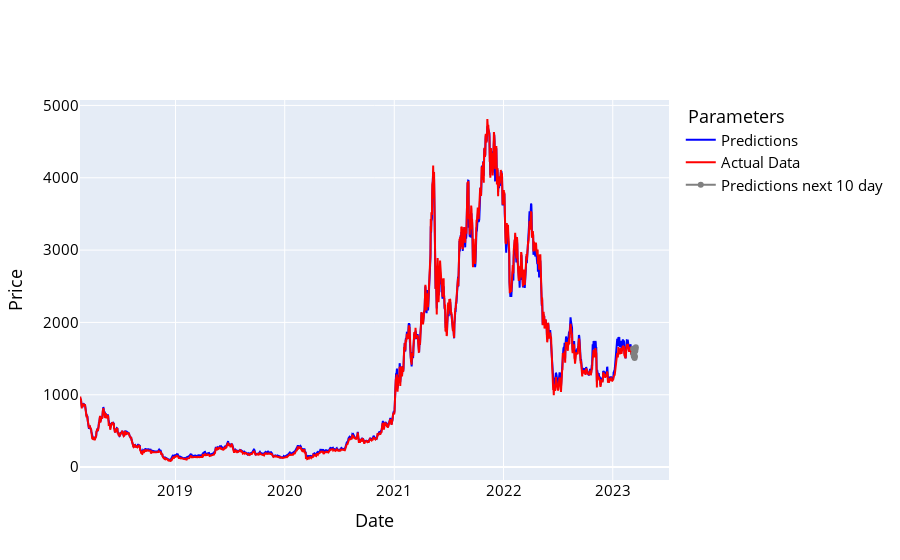

The notebook cell this image was saved under:
### Code cell
names = cycle(['Predictions', 'Test Data'])

fig = go.Figure()
fig.add_trace(go.Scatter(x=y_future_all.index, y=pred_future_all_df['Adj Close'], name='Predictions',
                         line=dict(width=2, color='blue')))
fig.add_trace(go.Scatter(x=y_future_all.index, y=y_future_all['Adj Close'], name='Actual Data',
                         line=dict(width=2, color='red')))
fig.add_trace(go.Scatter(x=prediction_df.index, y=prediction_df['Adj Close'], name='Predictions next 10 day',
                         line=dict(width=2, color='gray')))
fig.add_shape(type='line',
              x0=prediction_df.index[0], y0=prediction_df['Adj Close'][0],
              x1=pred_future_all_df.index[-1], y1=pred_future_all_df['Adj Close'][-1],
              line=dict(color='grey', width=2))

fig.update_layout(xaxis_title='Date', yaxis_title='Price',
                  font_size=15, font_color='black', legend_title_text=' Parameters')
fig.show()

### Figure 1 — Plotly figure (JSON) as saved in the notebook; plotly's stock layout.template omitted (floating-point values rounded to 4 significant figures; data arrays with more than 128 entries replaced by an {"elided": "..."} marker saying what was removed)
{"data": [{"line": {"color": "blue", "width": 2}, "name": "Predictions", "type": "scatter", "x": {"elided": "1848 str values"}, "y": {"elided": "1848 float values"}}, {"line": {"color": "red", "width": 2}, "name": "Actual Data", "type": "scatter", "x": {"elided": "1848 str values"}, "y": {"elided": "1848 float values"}}, {"line": {"color": "gray", "width": 2}, "name": "Predictions next 10 day", "type": "scatter", "x": ["2023-03-10T00:00:00", "2023-03-11T00:00:00", "2023-03-12T00:00:00", "2023-03-13T00:00:00", "2023-03-14T00:00:00", "2023-03-15T00:00:00", "2023-03-16T00:00:00", "2023-03-17T00:00:00", "2023-03-18T00:00:00", "2023-03-19T00:00:00"], "y": [1635.0, 1567.0, 1541.0, 1543.0, 1528.0, 1510.0, 1532.0, 1603.0, 1628.0, 1657.0]}], "layout": {"font": {"color": "black", "size": 15}, "legend": {"title": {"text": " Parameters"}}, "shapes": [{"line": {"color": "grey", "width": 2}, "type": "line", "x0": "2023-03-10T00:00:00", "x1": "2023-03-09T00:00:00", "y0": 1635.0, "y1": 1517.0}], "xaxis": {"title": {"text": "Date"}}, "yaxis": {"title": {"text": "Price"}}}}
